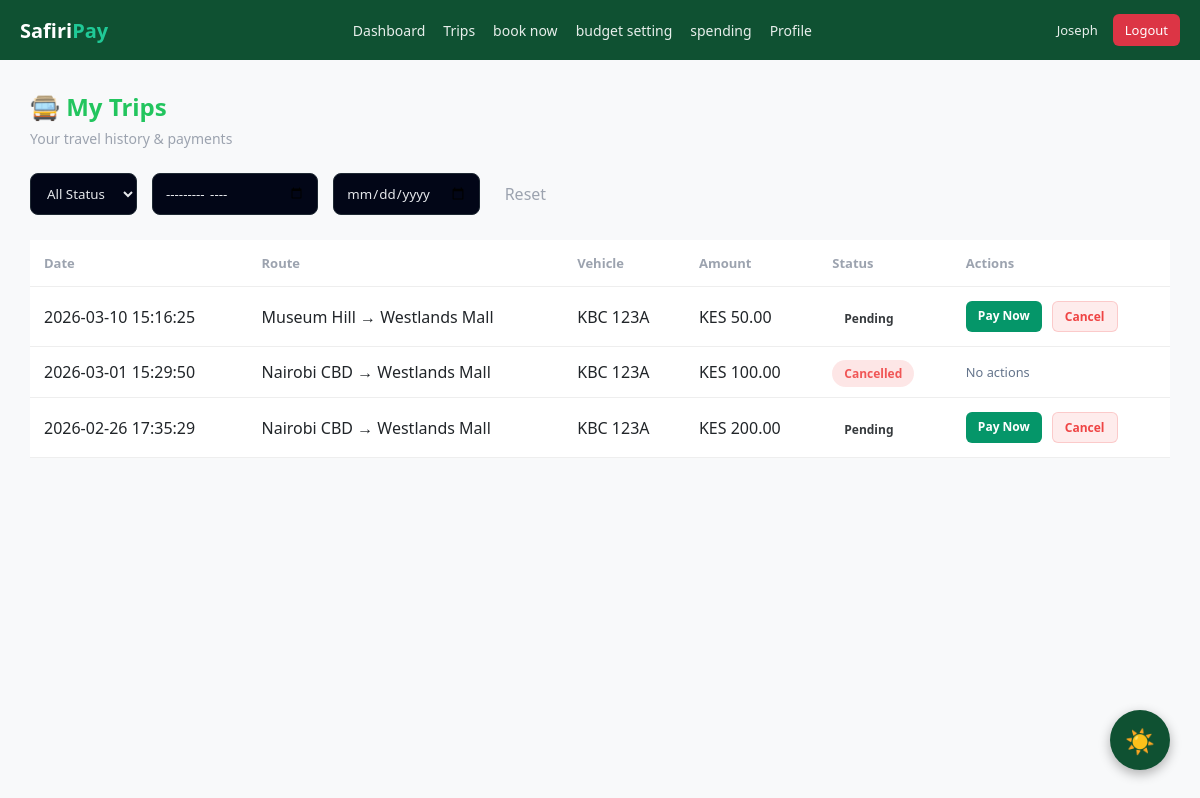
Page /userveiw/trips.php (signed in) on the earlier database version.
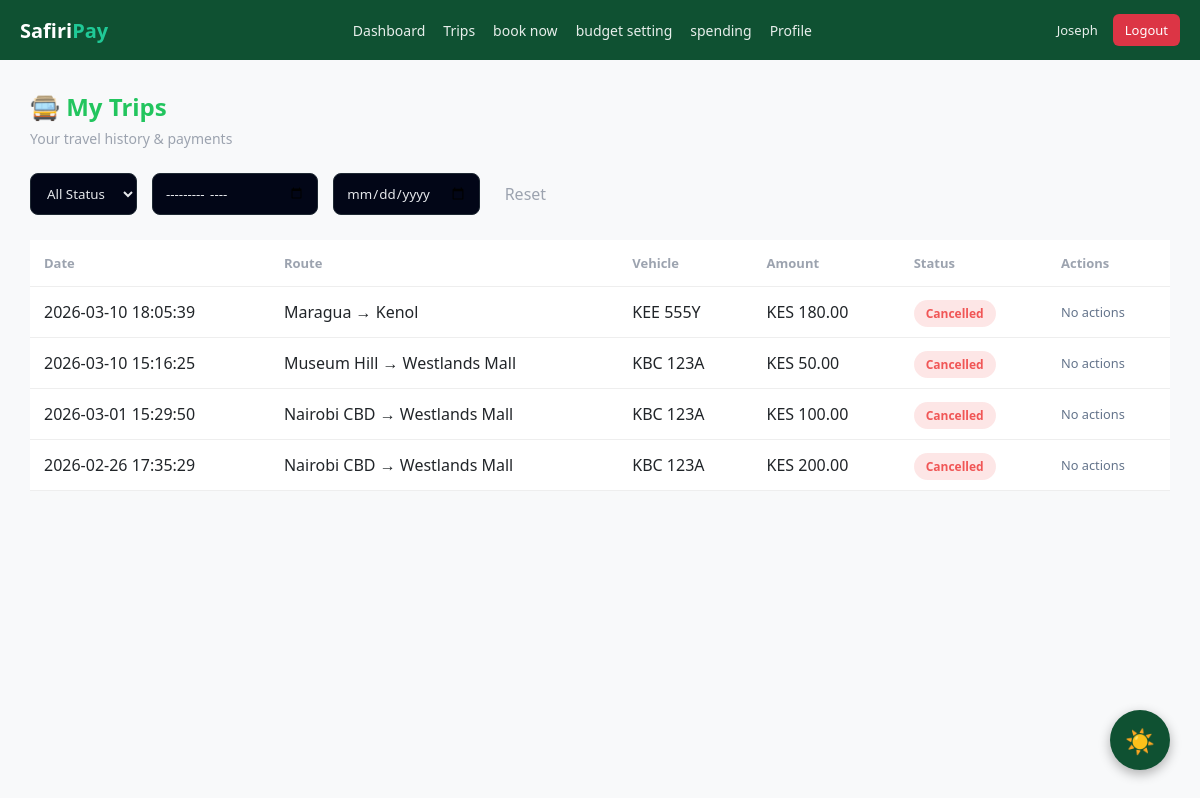
Same page on the later database version.
### tables this page shows
CREATE TABLE `tripsessions` (
  `sessionid` int(11) NOT NULL,
  `userid` int(11) NOT NULL,
  `tripid` int(11) NOT NULL,
  `saccoid` int(11) NOT NULL,
  `busid` int(11) DEFAULT NULL,
  `fromstageid` int(11) DEFAULT NULL,
  `tostageid` int(11) DEFAULT NULL,
  `fareamount` decimal(10,2) NOT NULL,
  `seatid` int(11) DEFAULT NULL,
  `status` enum('pending','paid','expired','cancelled') DEFAULT 'pending',
  `boarding_status` enum('pending','boarded') DEFAULT 'pending',
  `disability_type` varchar(50) DEFAULT 'None',
  `luggage_type` varchar(50) DEFAULT 'None',
  `expiresat` datetime DEFAULT NULL,
  `createdat` datetime DEFAULT current_timestamp()
);

CREATE TABLE `buses` (
  `busid` int(11) NOT NULL,
  `saccoid` int(11) NOT NULL,
  `platenumber` varchar(20) NOT NULL,
  `capacity` int(11) DEFAULT 14,
  `status` tinyint(4) DEFAULT 1,
  `driverid` int(11) NOT NULL
);

### userveiw/trips.php (the view, shortened to what this page needs)
<?php
include 'header.php';
include 'checkinguserindb.php';
$month_filter = $_GET['month'] ?? '';
$date_filter = $_GET['date'] ?? '';
$sql = "
SELECT
  ts.sessionid,
  ts.createdat as date,
  ts.fareamount as amount,
  ts.status,
  r.routename,
  b.platenumber,
  s1.stagename as startpoint,
  s2.stagename as endpoint
FROM tripsessions ts
JOIN trips t ON ts.tripid = t.tripid
JOIN routes r ON t.routeid = r.routeid
JOIN buses b ON t.busid = b.busid
JOIN stages s1 ON ts.fromstageid = s1.stageid
JOIN stages s2 ON ts.tostageid = s2.stageid
WHERE ts.userid = ?
";
$params = [$_SESSION['user_id']];
$types = "i";
$sql .= " ORDER BY ts.createdat DESC";
if (!$stmt = $conn->prepare($sql)) {
    die("SQL ERROR: " . $conn->error);
}
$stmt->bind_param($types, ...$params);
$stmt->execute();
$result = $stmt->get_result();
?>
<!DOCTYPE html>
<html lang="en">
<head>
  <link rel="stylesheet" href="trips.css">
  <link rel="stylesheet" href="darkmode.css">
</head>
<body>
<main class="trips-container">
  <section class="page-header">
    <h2>🚍 My Trips</h2>
    <p>Your travel history & payments</p>
  </section>
  <section class="filter-bar">
    <form method="GET" style="display: flex; gap: 15px;">
        <select name="status" onchange="this.form.submit()">
          <option value="">All Status</option>
        </select>
        <input type="month" name="month" value="<?php echo $month_filter; ?>" onchange="this.form.submit()">
        <input type="date" name="date" value="<?php echo $date_filter; ?>" onchange="this.form.submit()">
        <a href="trips.php" class="btn-reset" style="padding: 10px; color: #9ca3af; text-decoration: none;">Reset</a>
    </form>
  </section>
  <section class="table-wrapper">
    <table class="trips-table">
      <thead>
        <tr>
          <th>Date</th>
          <th>Route</th>
          <th>Vehicle</th>
          <th>Amount</th>
          <th>Status</th>
          <th>Actions</th>
        </tr>
      </thead>
      <tbody>
        <?php while ($trip = $result->fetch_assoc()): ?>
<tr>
  <td data-label="Date"><?= htmlspecialchars($trip['date']) ?></td>
  <td data-label="Route"><?= htmlspecialchars($trip['startpoint']." → ".$trip['endpoint']) ?></td>
  <td data-label="Vehicle"><?= htmlspecialchars($trip['platenumber']) ?></td>
  <td data-label="Amount">KES <?= htmlspecialchars($trip['amount']) ?></td>
  <td data-label="Status">
    <span class="status <?= $trip['status'] ?>">
      <?= ucfirst($trip['status']) ?>
    </span>
  </td>
  <td>
    <div class="trip-actions">
        <?php if ($trip['status'] == 'pending'): ?>
            <a href="initiate_payment.php?session=<?= $trip['sessionid'] ?>" class="action-btn pay">Pay Now</a>
            <a href="cancel_trip.php?session=<?= $trip['sessionid'] ?>"
               class="action-btn cancel"
               onclick="return confirm('Release seat and cancel this trip?')">Cancel</a>
        <?php else: ?>
            <span style="color: #64748b; font-size: 0.8rem;">No actions</span>
        <?php endif; ?>
    </div>
  </td>
</tr>
<?php endwhile; ?>
      </tbody>
    </table>
  </section>
</main>
</body>
</html>

Differences in the rows shown:
added tripsessions: createdat "2026-03-10 18:05:39", endpoint "Maragua → Kenol", busid.platenumber "KEE 555Y", fareamount "180.00", status "Cancelled", shows "No actions"
changed tripsessions (number 2 of 4 on the later page): status "Pending" → "Cancelled"; status "Pay Now Cancel" → "No actions"
changed tripsessions (number 4 of 4 on the later page): status "Pending" → "Cancelled"; status "Pay Now Cancel" → "No actions"
